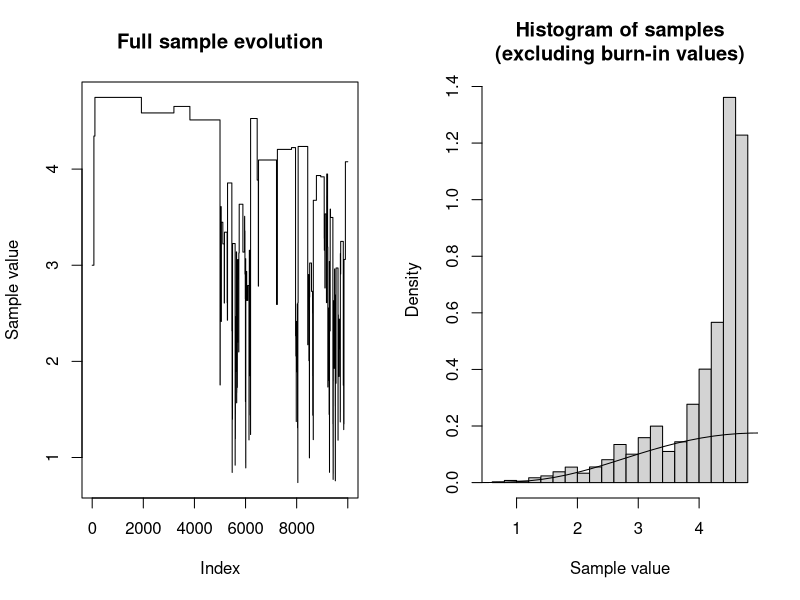
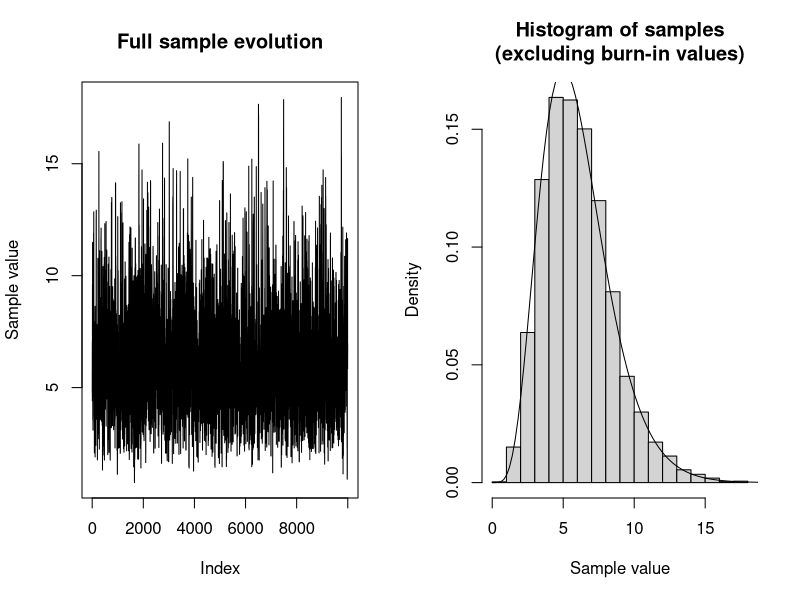
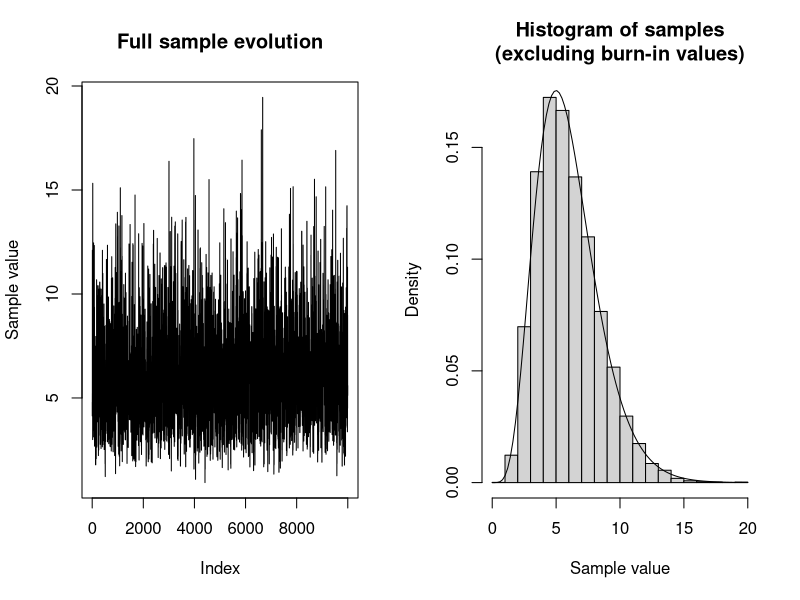
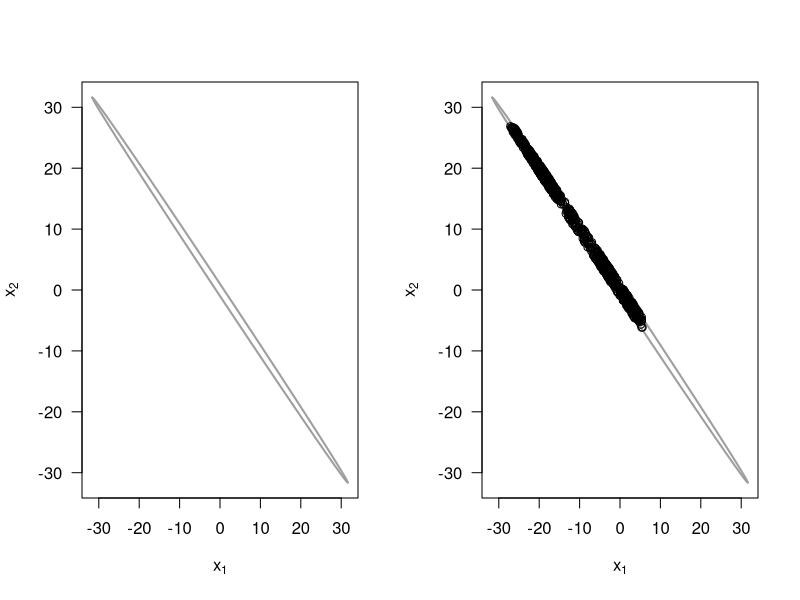

These figures' R source, in order: (Note: this script raises an error after producing the figures.)
## ---- chunk 1
# Question 1.a, 1.b, 1.c

# Define a function proportional to the target density
f_propo <- function(x){if(all(x >= 0)){(1/120)*x^5 * exp(-x)} else{NA}}

# Create proposal density functions
lognorm_proposal <- function(x=NA, param, sample=F){
  if(sample == F){dlnorm(x, meanlog = param, sdlog = 1)}
  else{rlnorm(1, meanlog = param)}
}

chi_proposal <- function(x=NA, param, sample=F){
  if(sample == F){dchisq(x, df = floor(param+1))}
  else{rchisq(1, df=floor(param+1))}
}

new_proposal <- function(x=NA, param, sample=F){
  if(sample == F){dexp(x, rate=1/param)}
  else{rexp(1, rate=1/param)}
}


# Metropolis_Hasting function Instructions
# 
# x_start is a 1-dim numeric indicating the starting value of the algorithm.
# 
# prop_dens is a function which takes an argument `x`, an argument `param` specifying the model,
# and an optional argument `sample` which can be used to indicate that prop_dens
# should return one sampled number from the specified distribution.
# Otherwise prop_dens should return the distribution density at x.
# 
# n is a numeric, indicating number of observations to take (including burn-in).
Metro_Hasting <- function(x_start, prop_dens, n=1) {
  # Setup
  x_t <- x_start
  x_values <- c()
  n_accepted <- 0
  
  # Generate samples until there are n of them
  repeat{
    # Generate new proposal
    x_new <- prop_dens(param=x_t, sample = T)
    #x_new <- rlnorm(1, meanlog = x_t, sdlog = 1)
    
    # Calculate probability value a
    # as product of Bayesian proposal ratio
    # and proposal density ratio (g(x_t | x_new) / g(x_new | x_t))
    Bay_pos_rat <- (f_propo(x_new) / f_propo(x_t))
    prop_ratio <- prop_dens(x=x_t, x_new) / prop_dens(x=x_new, x_t)
    #prop_ratio <- dlnorm(x_t, meanlog = x_new) / dlnorm(x_new, meanlog = x_t)
    a =  Bay_pos_rat * prop_ratio
    
    # Evaluate proposal value
    # Accept the new value if u < a (even if a >= 1)
    # Reject the new value with probability 1-a (if a < 1)
    u <- runif(1)
    if(u < a){x_t <- x_new; n_accepted <- n_accepted + 1}
    
    # Store the new value (even if x_t has not changed)
    x_values <- c(x_values, x_t)
    
    # Check break condition
    if(length(x_values) >= 10^4){break}
  }
  
  cat("Acceptance percentage:", 100*n_accepted/n, "%\n")
  return(x_values)
}

## ---- chunk 2
# Question 1.d

# Generate Figure 1: Lognormal(x_t, 1) as proposal
## Generate x values
cat("LogNormal\n")
set.seed(43849664)
x_values_1 <- Metro_Hasting(3, prop_dens = lognorm_proposal, n = 10^4)

## Plot the chain, histogram and combine them
par(mfrow=c(1,2))
plot(x_values_1, type = "l", main="Full sample evolution", ylab = "Sample value")
hist(x_values_1[-c(1:51)],
     main="Histogram of samples\n(excluding burn-in values)",
     xlab = "Sample value",
     freq = F)
points(seq(0, 20, length=100), f_propo(seq(0, 20, length=100)), type="l")

## ---- chunk 3
# Question 1.d

# Generate Figure 2: Chisquared(floor(x_t+1)) as proposal
## Generate x values
cat("Chisquared\n")
set.seed(9427452)
x_values_2 <- Metro_Hasting(3, prop_dens = chi_proposal, n = 10^4)

## Plot the chain, histogram and combine them
par(mfrow=c(1,2))
plot(x_values_2, type = "l", main="Full sample evolution", ylab = "Sample value")
hist(x_values_2[-c(1:51)],
     main="Histogram of samples\n(excluding burn-in values)",
     xlab = "Sample value",
     freq=F)
points(seq(0, 20, length=100), f_propo(seq(0, 20, length=100)), type="l")

## ---- chunk 4
# Question 1.d

# Generate Figure 3: Normal(x_t, sd=1) as proposal
## Generate x values
cat("Exponential\n")
set.seed(971614)
x_values_3 <- Metro_Hasting(5, prop_dens = new_proposal, n = 10^4)

## Plot the chain, histogram and combine them
par(mfrow=c(1,2))
plot(x_values_3, type = "l", main="Full sample evolution", ylab = "Sample value")
hist(x_values_3[-c(1:51)],
     main="Histogram of samples\n(excluding burn-in values)",
     xlab = "Sample value",
     freq=F)
points(seq(0, 20, length=100), f_propo(seq(0, 20, length=100)), type="l")

## ---- chunk 5
w  <- 1.999
xv <- seq(-1, 1, by=0.01) * 1/sqrt(1-w^2/4) # we divide by "sqrt(1-w^2/4)" to ensure the the value below the root in the below equation is postive.
plot(xv, xv, type="n", xlab=expression(x[1]), ylab=expression(x[2]), las=1)
# ellipse
lines(xv, -(w/2)*xv-sqrt(1-(1-w^2/4)*xv^2), lwd=2, col=8)
lines(xv, -(w/2)*xv+sqrt(1-(1-w^2/4)*xv^2), lwd=2, col=8)

## ---- chunk 6

one<-c()
two<-c()

gibbs<- function(x_one,x_two,n){
  
  one<-c()
  two<-c()
  
  i <- 2
  
  x1<-c(x_one)
  x2<-c(x_two)
  
  a<-list()
  b<-list()
  
  while (i < (n+1)){
    
    # x1 given x2
    a[i-1]<-list(c(-(1.999/2)*tail(x2,1)-sqrt(1-(1-1.999^2/4)*tail(x2,1)^2), -(1.999/2)*tail(x2,1)+sqrt(1-(1-1.999^2/4)*tail(x2,1)^2)))
    x1[i]<-runif(1,min = a[[i-1]][1],max = a[[i-1]][2])
    
    #x2 given x1
    b[i-1]<-list(c(-(1.999/2)*tail(x1,1)-sqrt(1-(1-1.999^2/4)*tail(x1,1)^2), -(1.999/2)*tail(x1,1)+sqrt(1-(1-1.999^2/4)*tail(x1,1)^2)))
    x2[i]<-runif(1,min = b[[i-1]][1],max = b[[i-1]][2])
    
    
    i<- i+1 
  }
  one<<-x1
  two<<- x2
}

## ---- chunk 7
gibbs(0,0,1000)
w  <- 1.999
xv <- seq(-1, 1, by=0.01) * 1/sqrt(1-w^2/4) # we divide by "sqrt(1-w^2/4)" to ensure the the value below the root in the below equation is postive.
plot(xv, xv, type="n", xlab=expression(x[1]), ylab=expression(x[2]), las=1)
# ellipse
lines(xv, -(w/2)*xv-sqrt(1-(1-w^2/4)*xv^2), lwd=2, col=8)
lines(xv, -(w/2)*xv+sqrt(1-(1-w^2/4)*xv^2), lwd=2, col=8)
points(one,two)
sum(one>0)/n

## ---- chunk 8
gibbs(0,0,1000)
sum(one>0)/n


gibbs(0,0,1000)
sum(one>0)/n

gibbs(0,0,1000)
sum(one>0)/n
## ---- chunk 9

u1<-seq(-63.245,63.245,by=0.01)
uv <- u1
plot(uv, uv, type="n", las=1,ylim = c(-5,5))
# ellipse
lines(uv, sqrt((4-0.001*uv^2)/3.999), lwd=2, col=8)
lines(uv, -sqrt((4-0.001*uv^2)/3.999), lwd=2, col=8)


## ---- chunk 10

one_u<-c()
two_u<-c()

gibbs_2<- function(u_one,u_two,n){
  
  one_u<-c()
  two_u<-c()
  
  i <- 2
  
  u1<-c(u_one)
  u2<-c(u_two)
  
  a<-list()
  b<-list()
  
  while ( i < (n+1)){
    
    # u1 given u2
    a[i-1]<-list(c(-sqrt((4-3.999*tail(u2,1)^2)/0.001),sqrt((4-3.999*tail(u2,1)^2)/0.001)))
    u1[i]<-runif(1,min = a[[i-1]][1],max = a[[i-1]][2])
    
    #u2 given u1
    b[i-1]<-list(c(-sqrt((4-0.001*tail(u1,1)^2)/3.999),sqrt((4-0.001*tail(u1,1)^2)/3.999)))
    u2[i]<-runif(1,min = b[[i-1]][1],max = b[[i-1]][2])
    
    
    i<- i+1 
  }
  one_u<<- u1
  two_u<<- u2
}

## ---- chunk 11

gibbs_2(0,0,1000)
u1<-seq(-63.245,63.245,by=0.01)
uv <- u1
plot(uv, uv, type="n", las=1,ylim = c(-5,5))
# ellipse
lines(uv, sqrt((4-0.001*uv^2)/3.999), lwd=2, col=8)
lines(uv, -sqrt((4-0.001*uv^2)/3.999), lwd=2, col=8)
points(one_u,two_u)
sum((one_u+two_u)/2>0)/1000

## ---- chunk 12
gibbs_2(0,0,1000)
sum((one_u+two_u)/2>0)/1000


gibbs_2(0,0,1000)
sum((one_u+two_u)/2>0)/1000

gibbs_2(0,0,1000)
sum((one_u+two_u)/2>0)/1000


